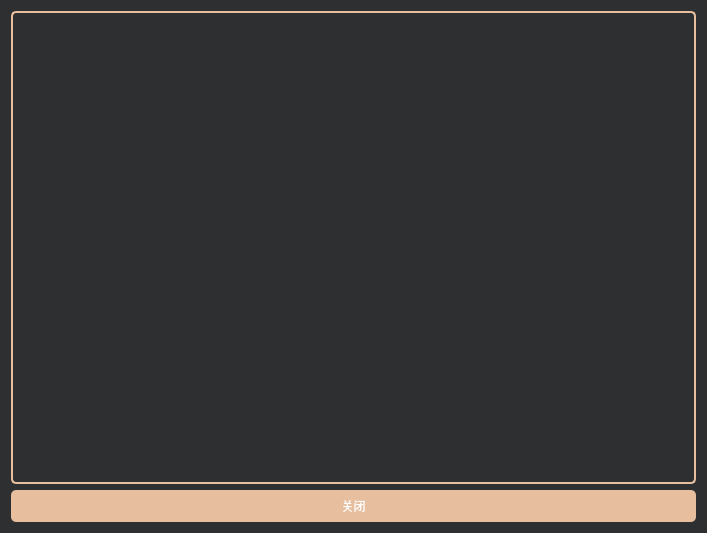
<?xml version="1.0" encoding="UTF-8"?>
<ui version="4.0">
 <class>license</class>
 <widget class="QDialog" name="license">
  <property name="geometry">
   <rect>
    <x>0</x>
    <y>0</y>
    <width>707</width>
    <height>533</height>
   </rect>
  </property>
  <property name="windowTitle">
   <string>许可证</string>
  </property>
  <property name="styleSheet">
   <string notr="true">background-color: rgb(46,47,48);</string>
  </property>
  <layout class="QVBoxLayout" name="verticalLayout_2">
   <item>
    <layout class="QVBoxLayout" name="verticalLayout">
     <item>
      <widget class="QTextBrowser" name="licenseBrowser">
       <property name="styleSheet">
        <string notr="true">padding: 3px; border: 2px solid #E7BF9F; border-radius: 5px; color: #E7BF9F;</string>
       </property>
      </widget>
     </item>
     <item>
      <widget class="QPushButton" name="closeLicenseWindow">
       <property name="sizePolicy">
        <sizepolicy hsizetype="Expanding" vsizetype="Fixed">
         <horstretch>0</horstretch>
         <verstretch>0</verstretch>
        </sizepolicy>
       </property>
       <property name="minimumSize">
        <size>
         <width>0</width>
         <height>32</height>
        </size>
       </property>
       <property name="styleSheet">
        <string notr="true">border-radius: 5px;
background-color: #E7BF9F;
color: rgb(255, 255, 255);
border: 6px;
padding: 5px;</string>
       </property>
       <property name="text">
        <string>关闭</string>
       </property>
      </widget>
     </item>
    </layout>
   </item>
  </layout>
 </widget>
 <resources/>
 <connections/>
</ui>
